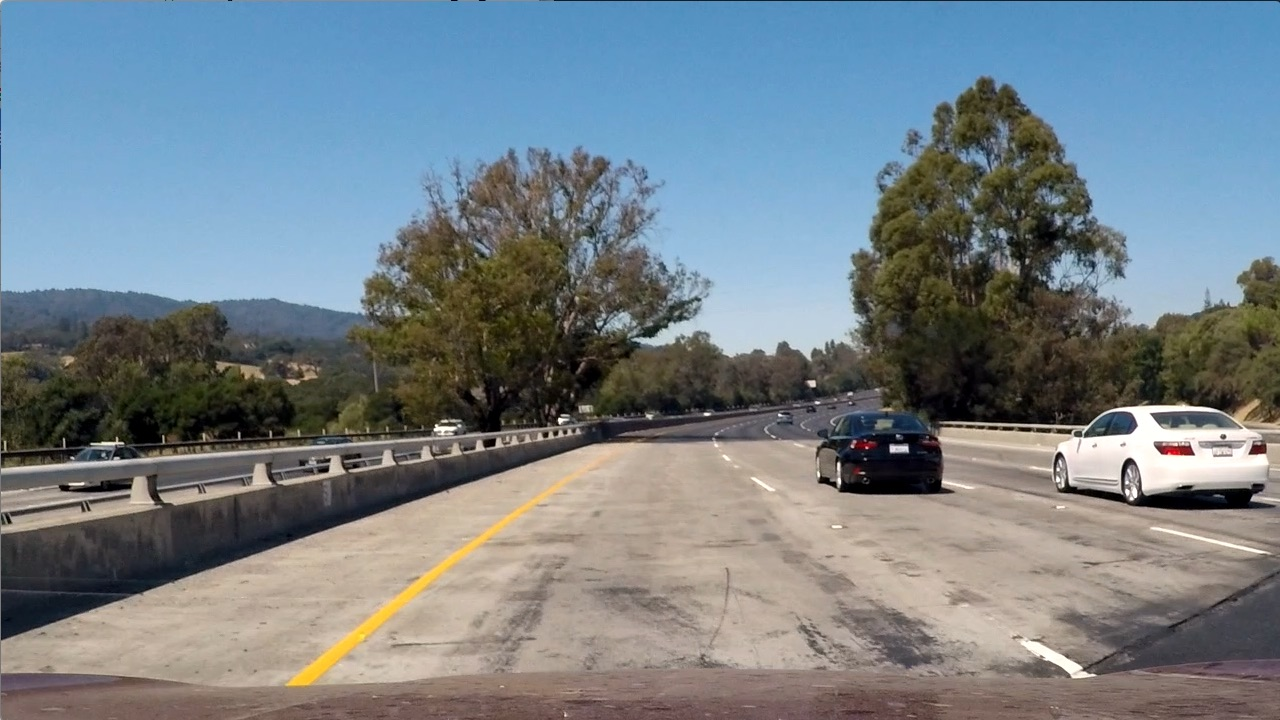
#> input picture test_images/test1.jpg, 1280 x 720 px, given in place of calibration3.jpg, which was not available
$ jupyter execute --allow-errors P4.ipynb   (shell and % lines are left out)   (older library calls are emulated)   (text cells are left out)
#> lines starting #> are read from the running program, lines starting #| are printed output that depends on the picture; pictures that were not available may be replaced by others from this repository, and a replacement may not be noted
[cell 1]
import glob
import pickle
import cv2
import numpy as np
import matplotlib.pyplot as plt
import matplotlib.image as mpimg


# read in and make a list of calibration images filenames
images = glob.glob('./camera_cal/calibration*.jpg')
#print(images)

objpoints = [] # 3D points in real world space
imgpoints = [] # 2D points in image plane

for fname in images:
    # Read in an image
    img = cv2.imread(fname)
    plt.imshow(img)
    # Convert to grayscale
    gray = cv2.cvtColor(img, cv2.COLOR_BGR2GRAY)


    nx = 9 # the number of chessboard inside corners in x
    ny = 6 # the number of chessboard inside corners in y

    # prepare object points
    # initialize an array of 3D object points to 0.
    objp = np.zeros((ny*nx, 3), np.float32)
    # x,y coordinates
    objp[:,:2] = np.mgrid[0:nx, 0:ny].T.reshape(-1,2)

    # Find the chessboard corners
    ret, corners = cv2.findChessboardCorners(gray, (nx, ny), None)

    # If found, append and draw corners
    if ret == True:
        objpoints.append(objp)
        imgpoints.append(corners)
        # Draw and display the corners
        img = cv2.drawChessboardCorners(img, (nx, ny), corners, ret)
        plt.imshow(img)


def calibrate(img_shape, objpoints, imgpoints):
    # A function that takes an image, object points, and image points
    # performs the camera calibration using cv2.calibrateCamera()
    ret, mtx, dist, rvecs, tvecs = cv2.calibrateCamera(objpoints, imgpoints, img_shape, None, None)
    return [ret, mtx, dist, rvecs, tvecs]

# [4 lines left out: function undistort, not called in this run]

[cell 2]
# Read in an image
img = cv2.imread('./camera_cal/calibration3.jpg')
#> img is the input picture: shape (720, 1280, 3); mean B, G, R 135.5, 128.7, 117.5
gray = cv2.cvtColor(img, cv2.COLOR_BGR2GRAY)
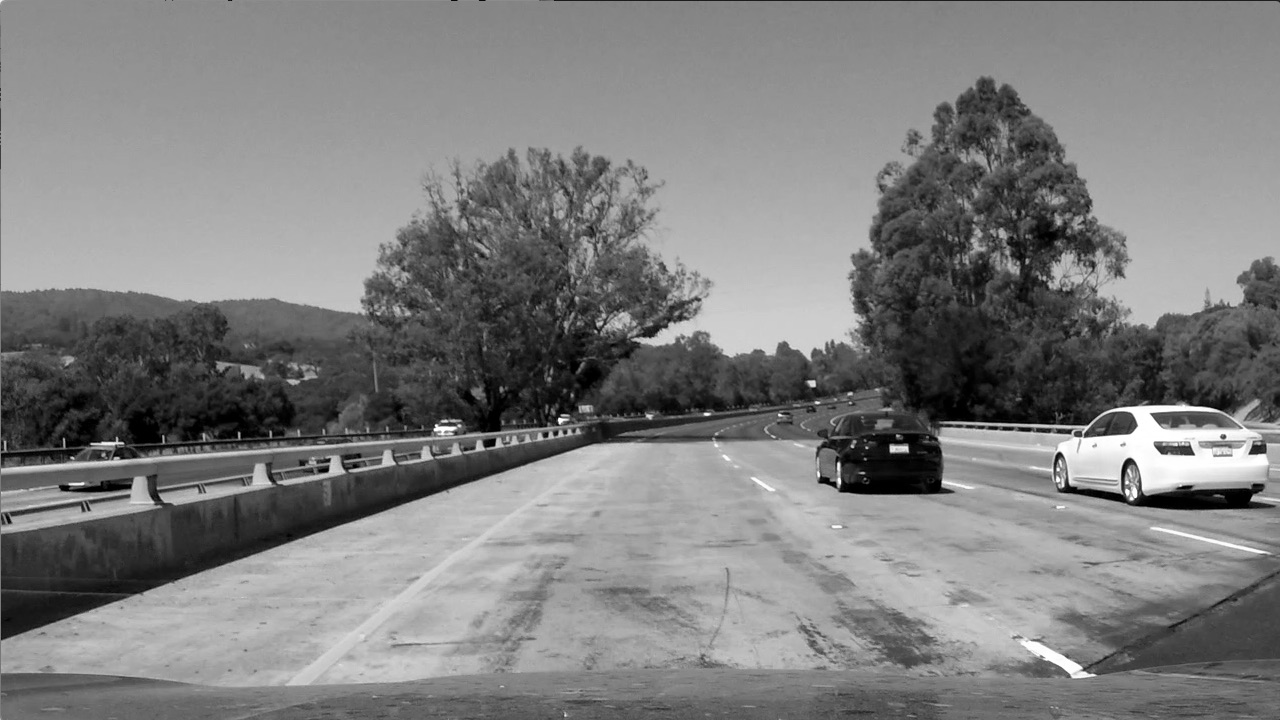
#> gray: shape (720, 1280); min 0, max 255, mean 126.1

# Calibrate based on the pre-computed object and image points
# Using the current image shape:

#> (the rest of this cell did not finish here and is left out)


# Undistort the image using the calibrated matrices mtx and dist
undistorted = undistort(img, cal_params[1], cal_params[2])

f, (ax1, ax2) = plt.subplots(1, 2, figsize=(24, 9))
f.tight_layout()
ax1.imshow(img)
ax1.set_title('Original Image', fontsize=30)
ax2.imshow(undistorted)
ax2.set_title('Undistorted Image', fontsize=30)
plt.subplots_adjust(left=0., right=1, top=0.9, bottom=0.)
_ = cv2.imwrite('./output_images/undistorted_output.jpg', undistorted[:, :, ::-1])

# Example undistorted image
road_img = mpimg.imread('./test_images/test2.jpg')
road_img_undist = undistort(road_img, cal_params[1], cal_params[2])
_ = cv2.imwrite('./output_images/undistorted_road.jpg', road_img_undist[:, :, ::-1])

[cell 3]
# [113 lines left out: functions abs_sobel_thresh, mag_thresh, dir_threshold, color_threshold, detection_pipeline, not called in this run]

[cell 4]
# Visualize output of the color and gradient threshold

image = mpimg.imread('./test_images/straight_lines2.jpg')
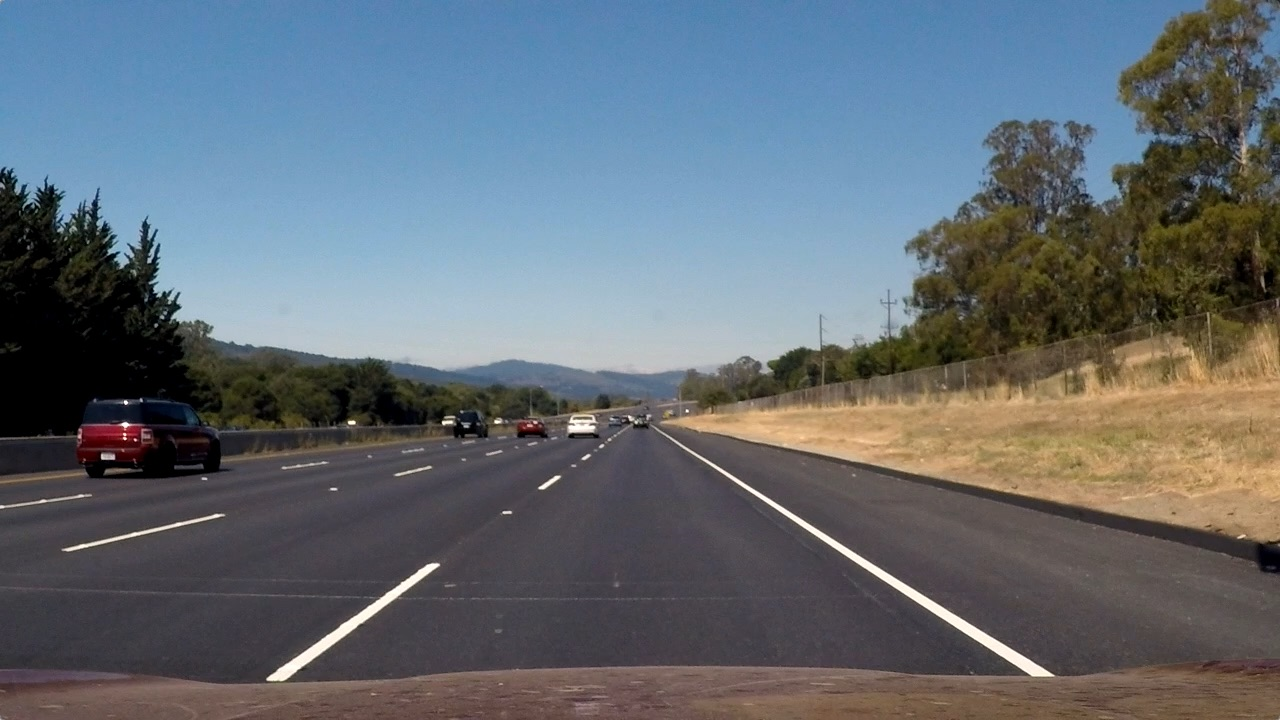
#> input picture test_images/straight_lines2.jpg, 1280 x 720 px
#> image is the input picture: shape (720, 1280, 3); mean R, G, B 99.4, 107.7, 115.1

# Choose a Sobel kernel size
kernel_size = 7 # Choose a larger odd number to smooth gradient measurements

#> (the rest of this cell did not finish here and is left out)

[cell 5]
# warp image to get a perspective transform

def transform_mat(img_size):
#     src = np.float32(
#         [[(img_size[0] / 2) - 55, img_size[1] / 2 + 100],
#         [((img_size[0] / 6) - 10), img_size[1]],
#         [(img_size[0] * 5 / 6) + 60, img_size[1]],
#         [(img_size[0] / 2 + 55), img_size[1] / 2 + 100]])
#     dst = np.float32(
#         [[(img_size[0] / 4), 0],
#         [(img_size[0] / 4), img_size[1]],
#         [(img_size[0] * 3 / 4), img_size[1]],
#         [(img_size[0] * 3 / 4), 0]])


#     src = np.float32([(220, 719), (550, 480), (730, 480), (1060, 719)])
#     dst = np.float32([(220, 719), (220, 180), (1060, 180), (1060, 719)])
    # best
    src = np.float32([(200, 720), (580, 480), (720, 480), (1080, 720)])
    dst = np.float32([(280, 720), (400, 190), (920, 190), (960, 720)])
    M = cv2.getPerspectiveTransform(src, dst)
    Minv = cv2.getPerspectiveTransform(dst, src)
    return M, Minv


# [8 lines left out: function img_warp, not called in this run]

[cell 6]
# Visualize output of the perspective transform

image = mpimg.imread('./test_images/straight_lines1.jpg')
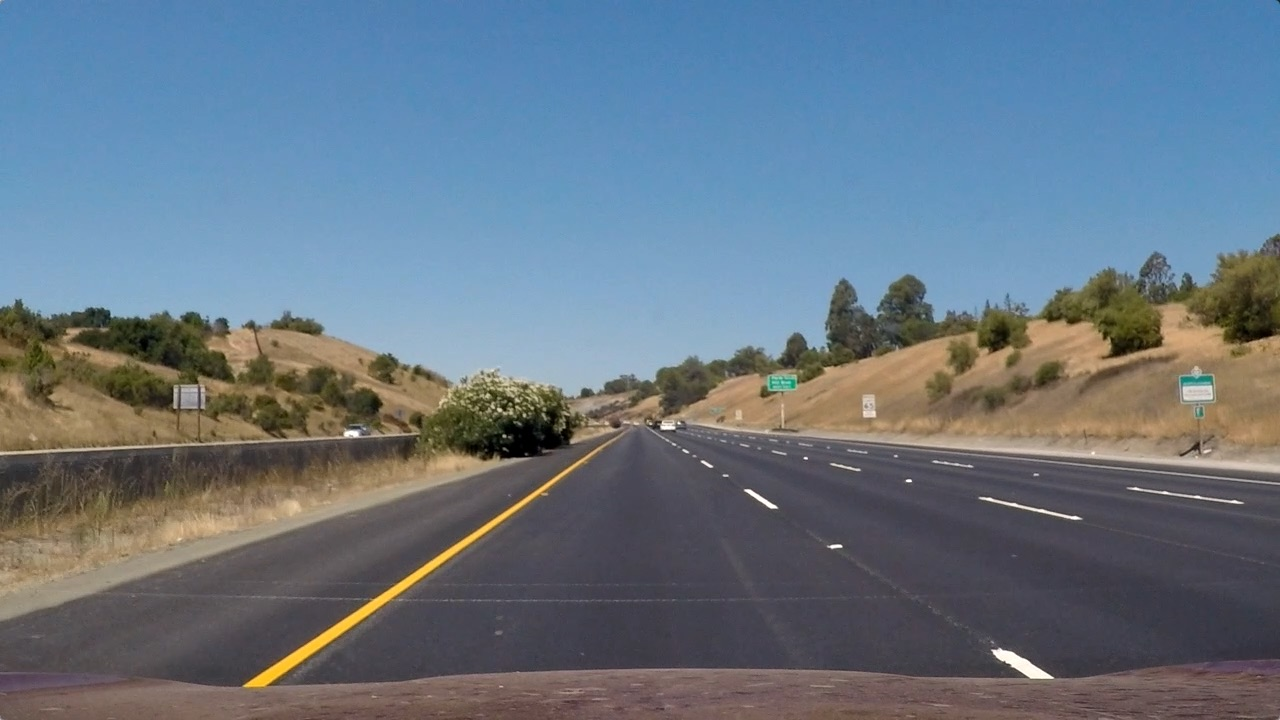
#> input picture test_images/straight_lines1.jpg, 1280 x 720 px
#> image is the input picture: shape (720, 1280, 3); mean R, G, B 103.2, 117.7, 131.2

# Choose a Sobel kernel size
kernel_size = 5 # Choose a larger odd number to smooth gradient measurements

#> (the rest of this cell did not finish here and is left out)

[cell 7]
# [89 lines left out: function line_detect, not called in this run]

[cell 8]
# [29 lines left out: function roi, not called in this run]

[cell 9]
# [11 lines left out: function plot_fitted, not called in this run]

#> (a cell that did not finish here is left out)

[cell 11]
## Measuring curvature radius

# [20 lines left out: function curvature, not called in this run]

#> (a cell that did not finish here is left out)

[cell 13]
# Define a class to receive the characteristics of each line detection
class Line():
    def __init__(self):
        # was the line detected in the last iteration?
        self.detected = False
        # x values of the last n fits of the line
        self.recent_xfitted = []
        #average x values of the fitted line over the last n iterations
        self.bestx = None
        #polynomial coefficients averaged over the last n iterations
        self.best_fit = None
        #polynomial coefficients for the most recent fit
        self.current_fit = [] #np.array([False])]
        #radius of curvature of the line in some units
        self.radius_of_curvature = None
        #distance in meters of vehicle center from the line
        self.line_base_pos = None
        #difference in fit coefficients between last and new fits
        self.diffs = np.array([0,0,0], dtype='float')
        # the curvature of the last successful fit
        self.recent_curv = None
        #x values for detected line pixels
        self.allx = None
        #y values for detected line pixels
        self.ally = None

# 'Sanity-checks'
def check_curvature(left_curvature, right_curvature, threshold=2000):
    #print('Curvature check: ', np.abs(right_curvature - left_curvature) < threshold, left_curvature - right_curvature)
    return np.abs(right_curvature - left_curvature) < threshold


# [13 lines left out: function check_separation, not called in this run]

[cell 14]
# [31 lines left out: function img_unwarp, not called in this run]

[cell 15]
t_invmap = transform_mat((1280, 720))[1]
#> (the rest of this cell did not finish here and is left out)

[cell 16]
# transformation matrices
t_map = transform_mat((1280,720))[0]
t_invmap = transform_mat((1280,720))[1]
